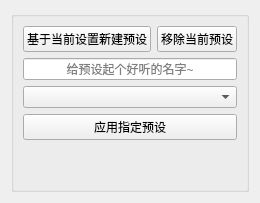
                     <widget class="QWidget" name="page">
                      <attribute name="label">
                       <string>自定义预设栏</string>
                      </attribute>
                      <layout class="QGridLayout" name="gridLayout_37">
                       <item row="0" column="0">
                        <widget class="QGroupBox" name="groupBox_9">
                         <property name="title">
                          <string/>
                         </property>
                         <layout class="QGridLayout" name="gridLayout_39">
                          <item row="2" column="0">
                           <spacer name="verticalSpacer_8">
                            <property name="orientation">
                             <enum>Qt::Vertical</enum>
                            </property>
                            <property name="sizeHint" stdset="0">
                             <size>
                              <width>20</width>
                              <height>40</height>
                             </size>
                            </property>
                           </spacer>
                          </item>
                          <item row="0" column="0">
                           <layout class="QGridLayout" name="gridLayout_38">
                            <item row="2" column="0">
                             <widget class="MyComboBox" name="SettingsTemplateSelector">
                              <property name="sizePolicy">
                               <sizepolicy hsizetype="Preferred" vsizetype="Fixed">
                                <horstretch>0</horstretch>
                                <verstretch>0</verstretch>
                               </sizepolicy>
                              </property>
                             </widget>
                            </item>
                            <item row="0" column="0">
                             <layout class="QHBoxLayout" name="horizontalLayout_15">
                              <item>
                               <widget class="QPushButton" name="AddTemplateButton">
                                <property name="text">
                                 <string>基于当前设置新建预设</string>
                                </property>
                               </widget>
                              </item>
                              <item>
                               <widget class="QPushButton" name="RemoveTemplateButton">
                                <property name="text">
                                 <string>移除当前预设</string>
                                </property>
                               </widget>
                              </item>
                             </layout>
                            </item>
                            <item row="1" column="0">
                             <widget class="MyLineWidget" name="EditTemplateName">
                              <property name="alignment">
                               <set>Qt::AlignCenter</set>
                              </property>
                              <property name="placeholderText">
                               <string>给预设起个好听的名字~</string>
                              </property>
                             </widget>
                            </item>
                            <item row="3" column="0">
                             <widget class="QPushButton" name="UseTemplateButton">
                              <property name="text">
                               <string>应用指定预设</string>
                              </property>
                             </widget>
                            </item>
                           </layout>
                          </item>
                         </layout>
                        </widget>
                       </item>
                      </layout>
                     </widget>
